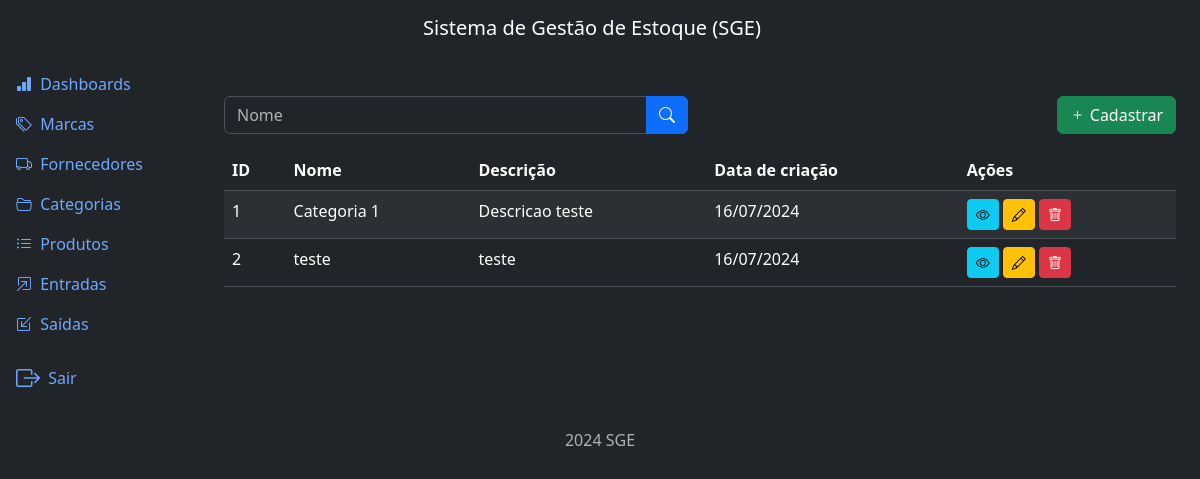
/categories/list/ (signed in), run on an earlier commit of the app's database.
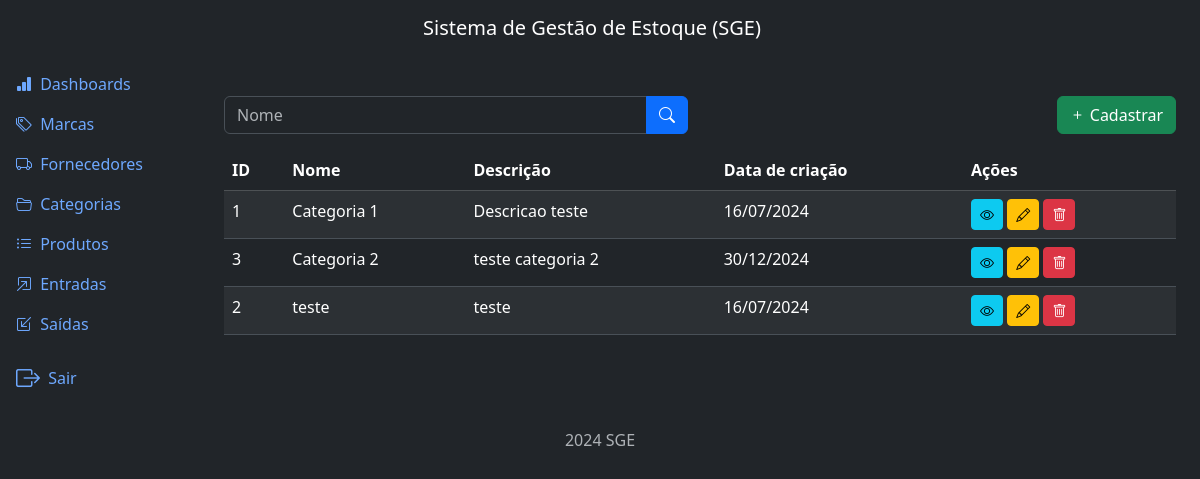
And on a later commit of the database.
### categories/models.py (models this page shows, shortened)
class Category(models.Model):
    name = models.CharField(max_length=500)
    description = models.TextField(null=True, blank=True)
    created_at = models.DateTimeField(auto_now_add=True)
    updated_at = models.DateTimeField(auto_now=True)
    class Meta:
        ordering = ['name']

### categories/views.py (the view)
# urls.py: path('list/', views.CategoryListView.as_view(), name='list'),
class CategoryListView(LoginRequiredMixin, PermissionRequiredMixin, ListView):
    model = Category
    template_name = 'category_list.html'
    context_object_name = 'categories'
    paginate_by = 5
    permission_required = 'categories.view_category'
    def get_queryset(self):
        qs = super().get_queryset()
        name = self.request.GET.get('name')
        if name:
            qs = qs.filter(name__icontains=name)
        return qs

### categories/templates/category_list.html (shortened to what this page needs)
{% extends "base.html" %}
{% block content %}
  <div class="row mb-3">
    <div class="col-md-6">
      <form method="GET" action="{% url "category:list" %}">
        <div class="input-group">
          <input type="text" class="form-control" name="name" placeholder="Nome" value="{{request.GET.name}}">
          <button type="submit" class="btn btn-primary">
            <i class="bi bi-search"></i>
          </button>
        </div>
      </form>
    </div>
    {% if perms.categories.add_category %}
      <div class="col-md-6">
        <a href="{% url "category:create" %}" class="btn btn-success float-end" >
          <i class="bi bi-plus"></i>
          Cadastrar
        </a>
      </div>
    {% endif %}
  </div>
  <div class="table-responsive">
    <table class="table table-striped table-border">
      <thead class="table-dark">
        <tr>
          <th>ID</th>
          <th>Nome</th>
          <th>Descrição</th>
          <th>Data de criação</th>
          <th>Ações</th>
        </tr>
      </thead>
      <tbody>
        {% for category in categories %}
          <tr>
            <td>{{ category.id }}</td>
            <td>{{ category.name }}</td>
            <td>{{ category.description }}</td>
            <td>{{ category.created_at|date:"d/m/Y" }}</td>
            <td>
              <a href="{% url "category:detail" category.id %}" class="btn btn-info btn-sm"><i class="bi bi-eye"></i></a>
              {% if perms.categories.change_category %}
                <a href="{% url "category:update" category.id %}" class="btn btn-warning btn-sm"><i class="bi bi-pencil"></i></a>
              {% endif %}
              {% if perms.categories.delete_category %}
                <a href="{% url "category:delete" category.id %}" class="btn btn-danger btn-sm"><i class="bi bi-trash"></i></a>
              {% endif %}
            </td>
          </tr>
        {% endfor %}
      </tbody>
    </table>
  </div>
{% endblock content %}

What changed in the data, as far as the page shows it:
added Category: id "3", name "Categoria 2", description "teste categoria 2", created_at "30/12/2024"
